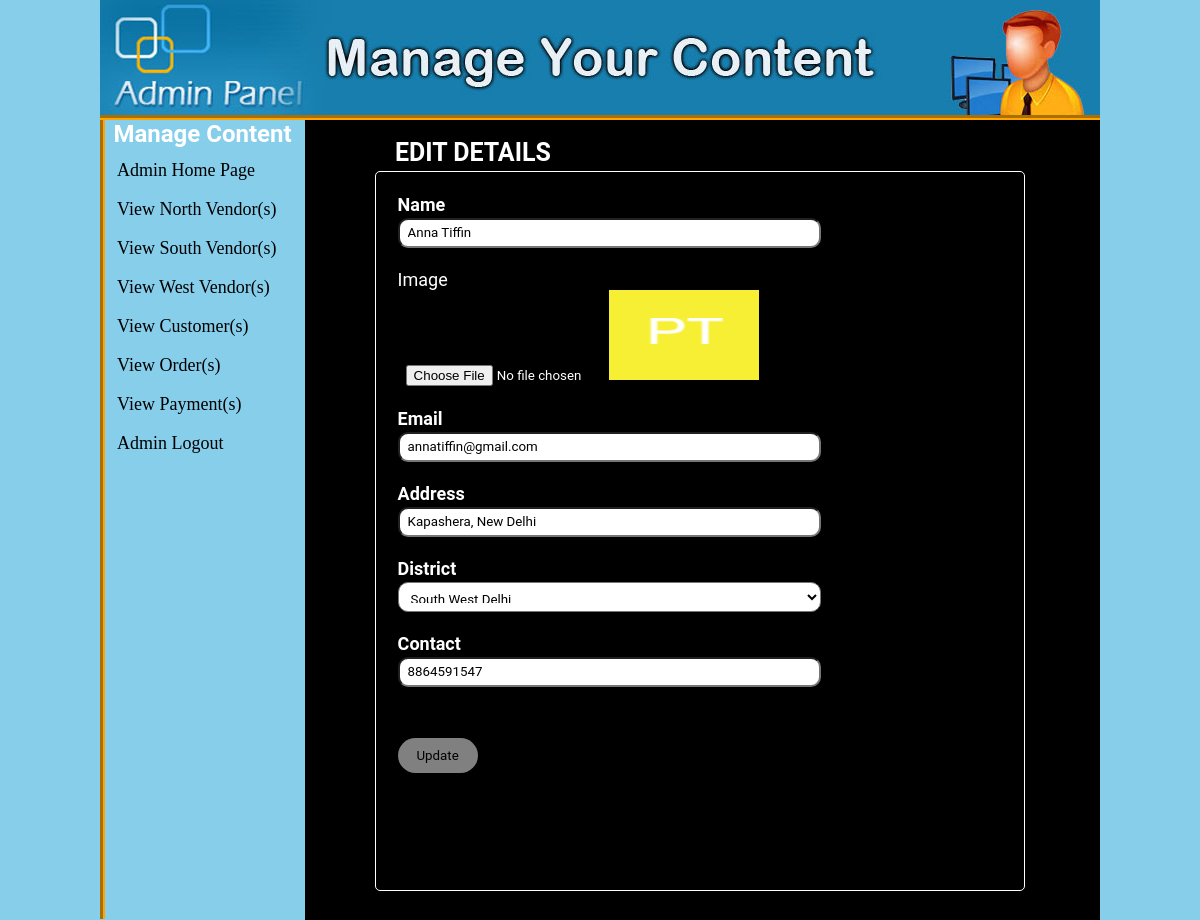
The page /admin/index.php?edit_south=4 (signed in) on the database its author committed.
### tables this page shows
CREATE TABLE `vendors` (
  `V_id` int(100) NOT NULL,
  `V_ip` varchar(255) NOT NULL,
  `V_name` varchar(255) NOT NULL,
  `V_logo` text NOT NULL,
  `V_regional` text NOT NULL,
  `V_email` varchar(100) NOT NULL,
  `V_pass` varchar(100) NOT NULL,
  `V_addrs` varchar(200) NOT NULL,
  `V_distrt` text NOT NULL,
  `V_contact` bigint(20) NOT NULL
);

### admin/edit_south.php (the view, shortened to what this page needs)
<?php
include("../functions/functions.php");
if(!isset($_SESSION['user_email'])){
	echo "<script>window.open('login.php?not_admin=You are not an Admin!','_self')</script>";
}
else {
	if(isset($_GET['edit_south'])){
		$edit_id = $_GET['edit_south'];
		$get_edit = "select * from vendors where V_id='$edit_id'";
		$run_edit = mysqli_query($con, $get_edit);
		$row_edit = mysqli_fetch_array($run_edit);
		$name = $row_edit['V_name'];
		$image = $row_edit['V_logo'];
		$email = $row_edit['V_email'];
		$addr = $row_edit['V_addrs'];
		$dist = $row_edit['V_distrt'];
		$cont = $row_edit['V_contact'];
	}
?>
<!DOCTYPE>
<html>
<head>
		<link rel="stylesheet" href="css/insert.css">
</head>
<body>
  <div class="product-back">
  		<div class="product-form">
        <form action="#" method="post" enctype="multipart/form-data" class="product">
          <h1>EDIT DETAILS</h1>
               <fieldset>
                 <div class="product-box">
					<div class="product-label">
                        <h4>Name</h4>
                    </div>
                    <input type="text" name="cname" value="<?php echo $name; ?>" class="input-response" /><br><br>
                    <div class="product-label">Image</div>
                    <input type="file" name="image" class="inputs-response"/><img src="../tiffin_vendors/images/<?php echo $image; ?>" width="150" height="90"/> <br>
					 <div class="product-label">
                      <h4>Email</h4>
                        <input type="text" name="email" value="<?php echo $email; ?>" class="input-response" /><br><br>
                      </div>
					  <div class="product-label">
                      <h4>Address</h4>
                        <input type="text" name="address" value="<?php echo $addr; ?>" class="input-response" /><br><br>
                      </div>
					  <div class="product-label">
                      <h4>District</h4>
                        <select class="input-response" name="district">
						<option value="<?php echo $dist; ?>"> <?php echo $dist;?> </option>
						</select><br><br>
                      </div>
					  <div class="product-label">
                      <h4>Contact</h4>
                        <input type="text" name="contact" value="<?php echo $cont; ?>" class="input-response" /><br><br>
                      </div>
                     <input type="submit" name="update" value="Update" class="sub-btn">
                </div>
            </fieldset>
      </form>
	  </div>
</div>
</body>
</html>
<?php } ?>

### admin/css/admin_panel.css (style rules this page uses)
* { margin:0; padding:0; }
body { background: skyblue; }

### admin/css/insert.css (style rules this page uses)
* { margin: 0; padding: 0; font-family: 'Roboto'; box-sizing: border-box; }
body { padding: 0px; margin: 0px; background: skyblue; }
.product-back { background-color: rgb(0,0,0); min-height: 800px; width:795px; }
fieldset { border: 1px solid white; width: 650px; height: 720px; color: white; font-size: 18px; margin-top: 4px; margin-left: 70px; padding: 3%; border-radius: 5px; }
.product-form { display:inline-block; }
.product-form h1 { font-size: 25px; padding-top: 18px; margin-left:90px; color: white; }
.input-response { box-sizing: border-box; background-color: white; margin-top:3px; width: 70%; padding: 8px; height: 30px; border-radius: 10px; }
.inputs-response { margin-top:3px; width: 35%; padding: 8px; height: 30px; }
.sub-btn { background-color: grey; margin-top:30px; border:none; outline:none; width: 80px; height: 35px; border-radius: 20px; }

### rows shown on the page
vendors: cname "Anna Tiffin", V_logo (picture), email "annatiffin@gmail.com", address "Kapashera, New Delhi", district "South West Delhi", contact "8864591547"
